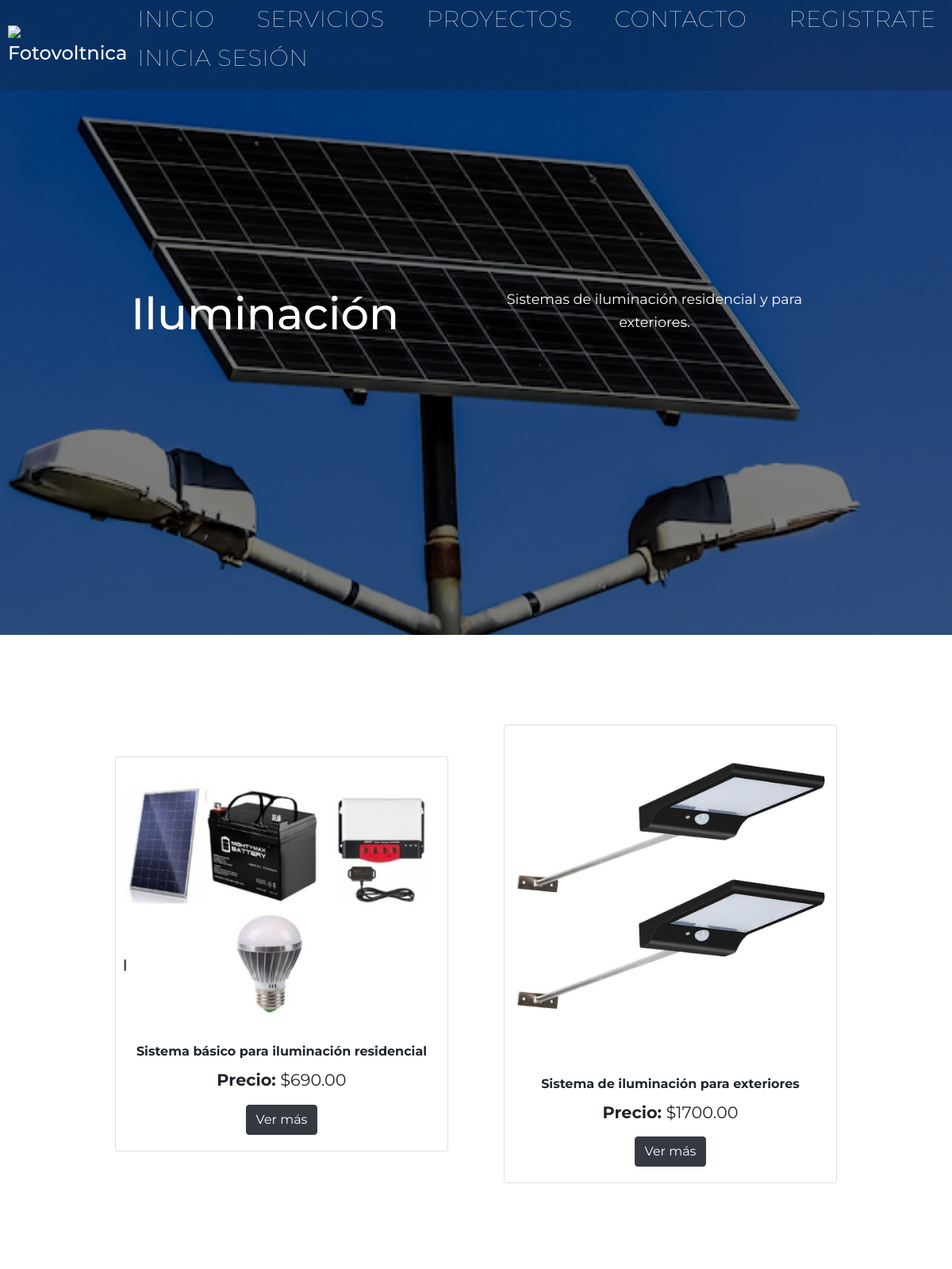
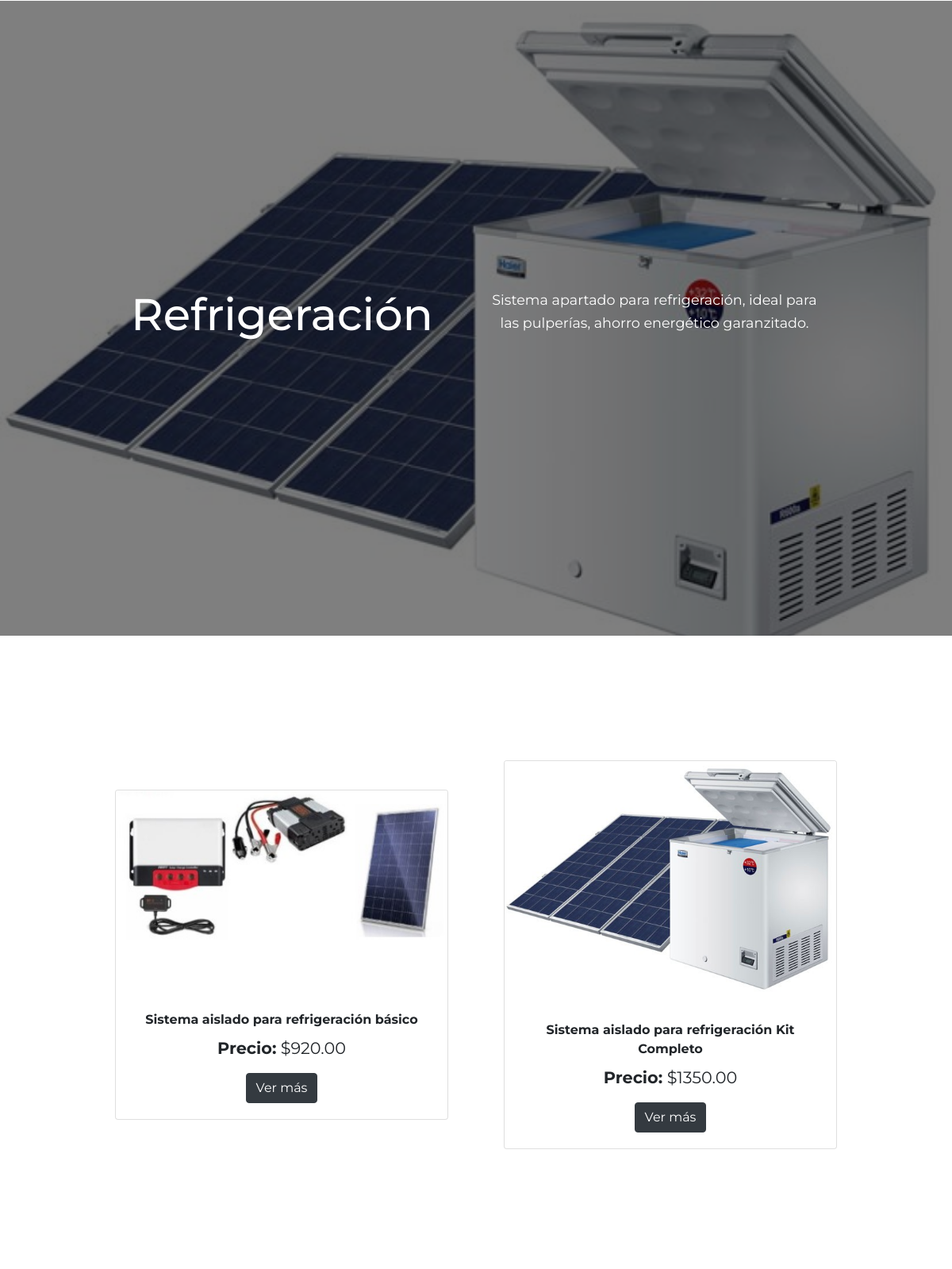
Screenshot of /systems (upper part) with the database file from the repository (2 pictures, top to bottom).
### inventario/models.py (models this page shows, shortened)
class Servicio(models.Model):
    name = models.CharField(max_length=42, blank=False)
    image = models.ImageField(upload_to="static/images/services/", blank=True)
    comment = models.CharField(max_length=400, blank=True)

class Sistema(models.Model):
    name = models.CharField(max_length=64)
    image = models.ImageField(upload_to="static/images/services", blank=True)
    items = models.ManyToManyField(
        Stock, blank=True, related_name="items")
    disponibility = models.BooleanField(default=False)
    system_type =  models.ForeignKey(Servicio, on_delete=models.CASCADE, null=True)
    comment = models.CharField(max_length=400, blank=True)

class PrecioSistema(models.Model):
    itemcost = models.ManyToManyField(
        Sistema, blank=True, related_name="cost")
    amount = models.DecimalField(max_digits=6, decimal_places=2)

### inventario/views.py (the view)
# urls.py: path('systems', views.systems, name='systems'),
def systems(request):
    context = {
        'servicios': Servicio.objects.all(),
        'sistemas': Sistema.objects.all(),
        'articulos': Stock.objects.all()
    }
    return render(request, "inventario/systems.html", context)

### inventario/models.py (called while the page is built)
    def __str__(self):
        return f"{self.name}"

### inventario/templates/inventario/systems.html (shortened to what this page needs)
{% extends "inventario/layout.html" %}
{% block body %}
{% for servicio in servicios %}
<section id="front_view" style="background-image: url({{servicio.image}})">
    <div id="{{servicio.name}}" class="container front_view">
        <div class="col-6">
            <h3 class="title">{{servicio.name}}</h3>
        </div>
        <div class="col-6">
            <p class="title" style="font-size: 1.1rem;">{{servicio.comment}}</p>
        </div>
    </div>
</section>
<div class="container">
    <div class="text-center container row">
        {% for items in sistemas %}
            {% if items.system_type == servicio %}
            <div class="mt-4 col-5" style="margin:20px;">
                <div class="card">
                    <img src=" {{items.image}}" class="card-img-top" width="200px" alt="...">
                    <div class="card-body">
                        <h5 class="card-title"><small><b>{{ items.name }}</b></small></h5>
                        {% for item in items.cost.all %}
                        <p><b>Precio:</b> ${{item.amount}}</p>
                        <button type="button" class="btn btn-dark" data-toggle="modal" data-target="#modal{{ items.id }}">
                          Ver más
                        </button>
                    </div>
                </div>
            </div>
        {% endfor %}
        {% endif %}
        {% endfor %}
    </div>
</div>
{% endfor %}
{% endblock %}

### inventario/templates/inventario/layout.html (shortened to what this page needs)
<!DOCTYPE html>
<html lang="en">
<head>
    <link rel="stylesheet" href="https://maxcdn.bootstrapcdn.com/bootstrap/4.0.0/css/bootstrap.min.css"
>
    <link rel="stylesheet" href="https://cdn.jsdelivr.net/npm/bootstrap-icons@1.3.0/font/bootstrap-icons.css">
    {% load static %}
    <link rel="stylesheet" href="{% static 'css/main.css' %}">
</head>
<body>
<section id="header">
    <div class="header">
        <div class="nav-bar">
            <div class="brand">
                <a href="{% url 'index' %}">
                    <h3><img src="https://i.ibb.co/THNxMYZ/fotovoltnica.png" style="height: 50px;"> Fotovoltnica</h3>
                </a>
            </div>
            <div class="nav-list">
                <ul>
                    {% if user.username %}
                    <li><a href="{% url 'index' %}" data-after="inicio">Inicio</a></li>
                    <li><a href="{% url 'systems' %}" data-after="servicios">Servicios</a></li>
                    <li><a href="{% url 'index' %}#projects" data-after="proyectos">proyectos</a></li>
                    <li><a href="{% url 'contacto' %}" data-after="Contacto">Contacto</a></li>
                    <li><a href="{% url 'logout' %}" data-after="cerrar sesión">cerrar sesión</a></li>
                    {% else %}
                    <li><a href="{% url 'index' %}" data-after="inicio">Inicio</a></li>
                    <li><a href="{% url 'systems' %}" data-after="servicios">Servicios</a></li>
                    <li><a href="{% url 'index' %}#projects" data-after="proyectos">proyectos</a></li>
                    <li><a href="{% url 'contacto' %}" data-after="Contacto">Contacto</a></li>
                    <li><a href="{% url 'register' %}" data-after="Registrate">Registrate</a></li>
                    <li><a href="{% url 'login' %}" data-after="Inicia sesión">Inicia sesión</a></li>
                    {% endif %}
                </ul>
            </div>
        </div>
    </div>
</section>
{% block body %}{% endblock %}
</body>
</html>

### inventario/static/css/main.css (style rules this page uses)
* { padding: 0; margin: 0; box-sizing: border-box; }
body { font-size: 20px; font-family: "Montserrat", sans-serif; }
a { text-decoration: none; }
p { font-size: 0.9rem; line-height: 1.2rem; text-align: center; }
ul { font-size: 0.9rem; list-style: none; text-align: justify; }
.container { min-height: 100vh; width: 100%; display: flex; align-items: center; justify-content: center; }
.brand h3 { font-size: 3rem; color: white; }
#header { position: fixed; z-index: 1000; left: 0; top: 0; width: 100%; height: auto; }
#header .header { min-height: 7vh; background-color: rgba(31, 30, 30, 0.24); transition: 0.3s ease background-color; }
#header .nav-bar { display: flex; align-items: center; justify-content: space-between; width: 100%; height: 100%; max-width: 1500px; padding: 0 10px; }
#header .nav-list ul { list-style: none; position: absolute; background-color: rgb(31, 30, 30); width: 100vw; height: 100vh; left: 100%; top: 0; display: flex; flex-direction: column; justify-content: center; align-items: center; z-index: 1; overflow-x: hidden; transition: 0.5s ease left; }
#header .nav-list ul a { font-size: 1.5rem; font-weight: 100; letter-spacing: 0.05rem; text-decoration: none; color: white; text-transform: uppercase; padding: 10px; display: block; }
#header .nav-list ul a::after { content: attr(data-after); position: absolute; top: 50%; left: 50%; transform: translate(-50%, -50%) scale(0); color: rgba(240, 248, 255, 0.021); font-size: 13rem; letter-spacing: 50px; z-index: -1; transition: 0.3s ease letter-spacing; }
#front_view { background-size: cover; background-position: top center; position: relative; z-index: 1; }
#front_view::after { content: ""; position: absolute; left: 0; top: 0; height: 100%; width: 100%; background-color: black; opacity: 0.5; z-index: -1; }
#front_view .front_view { max-width: 1000px; margin: 0 auto; padding: 0 50px; justify-content: flex-start; }
#front_view .title { display: block; width: fit-content; font-size: 2rem; position: relative; color: transparent; animation: text_reveal 0.5s ease forwards; animation-delay: 1.3s; }
.brand h3 { font-size: 1.5rem; color: white; }
@media only screen and (min-width: 768px) { #front_view .title { font-size: 3.5rem; } }
@media only screen and (min-width: 768px) { p, ul { font-size: 1.3rem; line-height: 1.8rem; } }
@media only screen and (min-width:1200px) { #header .nav-list ul { position: initial; display: block; height: auto; width: fit-content; background-color: transparent; } }
@media only screen and (min-width:1200px) { #header .nav-list ul li { display: inline-block; } }
@media only screen and (min-width:1200px) { #header .nav-list ul li a { font-size: 1.8rem; } }
@media only screen and (min-width:1200px) { #header .nav-list ul a:after { display: none; } }

### rows the page displays
Servicio: image (picture), name "Iluminación", comment "Sistemas de iluminación residencial y para exteriores."
Sistema: image (picture), name "Sistema básico para iluminación residencial"
PrecioSistema: amount "690.00"
Sistema: image (picture), name "Sistema de iluminación para exteriores"
PrecioSistema: amount "1700.00"
Servicio: image (picture), name "Refrigeración", comment "Sistema apartado para refrigeración, ideal para las pulperías, ahorro energético garanzitado."
Sistema: image (picture), name "Sistema aislado para refrigeración básico"
PrecioSistema: amount "920.00"
Sistema: image (picture), name "Sistema aislado para refrigeración Kit Completo"
PrecioSistema: amount "1350.00"
